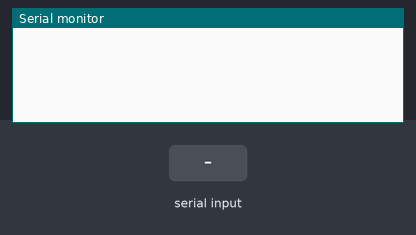
Bench run of a sketch on a simulated Arduino Uno, built with avr-gcc and run on an emulated ATmega328P. On the bench: the last lines printed to the serial monitor. The test bench sets the inputs (shaded band).

Above: at 1.2 s.
1.3 s: "90,45\n" received over Serial
At 1.8 s:
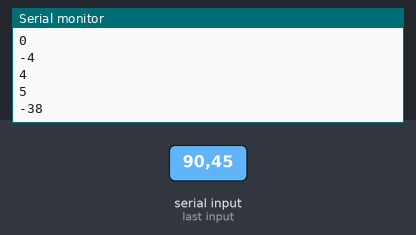
2.8 s: byte 1 (1) received over Serial
At 4.0 s:
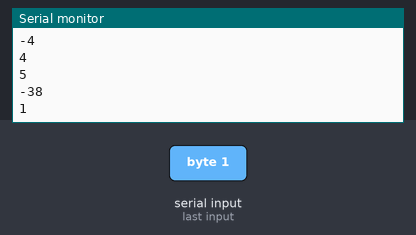
4.3 s: byte 2 (2) received over Serial
At 5.3 s:
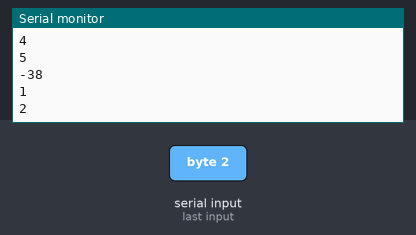
5.8 s: "30,150\n" received over Serial
At 6.4 s:
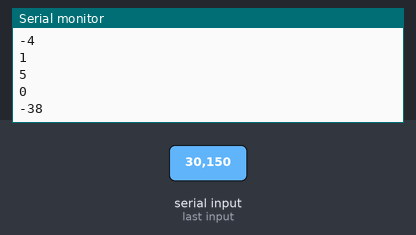
Timing chart, 0 to 8.3 s (numbered marks = the images above; inputs shaded):
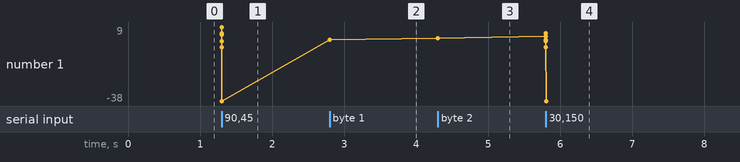

The sketch:

serialCase.ino
```cpp
void setup() {
  Serial.begin(115200);
}
void loop() {
  if(Serial.available()) {
    int userInput = Serial.read();
    switch(userInput) {
      case 1:
        Serial.println(1);
        break;
      case 2:
        Serial.println(2);
        break;
      case 3:
        Serial.println(3);
        break;
      default:
        Serial.println(userInput - 48);
        break;
    }
  }
}
```

Measured:
- after the input at 1.3 s, the serial monitor: prints a new line at once (image 1)
- after the input at 2.8 s, the serial monitor: prints a new line at once (image 2)
- after the input at 4.3 s, the serial monitor: prints a new line at once (image 3)
- after the input at 5.8 s, the serial monitor: prints a new line at once (image 4)
- plotted number 1: -38 → 1 after the input at 2.8 s, 1 → 2 after the input at 4.3 s, 2 → -38 after the input at 5.8 s
